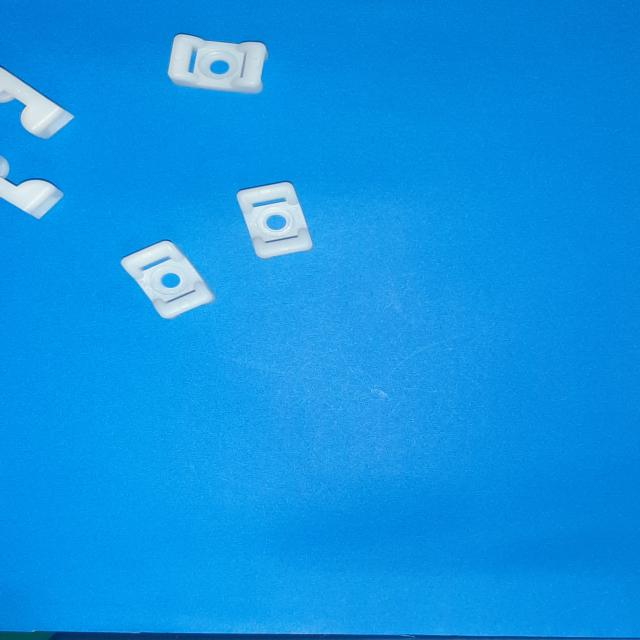
#> input picture nhandienvat-main1201/nhandienvat-main/test/dataset_specialItems/train/images/20230922_155254_jpg.rf.53417c933aae3540eb4f59ccc6e42b39.jpg, 640 x 640 px, found by its file name
$ python orientation.py
#> lines starting #> are read from the running program, lines starting #| are printed output that depends on the picture; after the words box and inside, x2 and y2 are one past the last pixel; in counts of white or black regions, pixels touching at a corner belong together
from __future__ import print_function
from __future__ import division
import cv2 as cv
import numpy as np
import argparse
from math import atan2, cos, sin, sqrt, pi
import matplotlib.pyplot as plt
import matplotlib.colors as mcolors

def drawAxis(img, p_, q_, colour, scale,degree):
 p = list(p_)
 q = list(q_)
 print("diemP: ",p)
 print("diemQ: ",q)
 text1 = f"({p[0]}, {p[1]})"

#  cv.putText(img, text1, (p[0]+30,p[1]+30), cv.FONT_HERSHEY_SIMPLEX, 1, (0, 0, 255), 1)
 angle = atan2(p[1] - q[1], p[0] - q[0]) # angle in radians
 print("angle: ",degree)
 text2 = f"{round(degree,2)} degree"
 cv.putText(img, text2, (p[0]+10,p[1]-30), cv.FONT_HERSHEY_SIMPLEX, 1, (0, 0, 255), 1)

 hypotenuse = sqrt((p[1] - q[1]) * (p[1] - q[1]) + (p[0] - q[0]) * (p[0] - q[0]))
 # Here we lengthen the arrow by a factor of scale
 q[0] = p[0] - scale * hypotenuse * cos(angle)
 q[1] = p[1] - scale * hypotenuse * sin(angle)
 cv.line(img, (int(p[0]), int(p[1])), (int(q[0]), int(q[1])), colour, 1, cv.LINE_AA)
 # create the arrow hooks
 p[0] = q[0] + 9 * cos(angle + pi / 4)
 p[1] = q[1] + 9 * sin(angle + pi / 4)
 cv.line(img, (int(p[0]), int(p[1])), (int(q[0]), int(q[1])), colour, 1, cv.LINE_AA)
 p[0] = q[0] + 9 * cos(angle - pi / 4)
 p[1] = q[1] + 9 * sin(angle - pi / 4)
 cv.line(img, (int(p[0]), int(p[1])), (int(q[0]), int(q[1])), colour, 1, cv.LINE_AA)

def getOrientation(pts, img):
 sz = len(pts)
 data_pts = np.empty((sz, 2), dtype=np.float64)
 for i in range(data_pts.shape[0]):
  data_pts[i,0] = pts[i,0,0]
  data_pts[i,1] = pts[i,0,1]
 # Perform PCA analysis
 mean = np.empty((0))
 mean, eigenvectors, eigenvalues = cv.PCACompute2(data_pts, mean)
 # Store the center of the object
 cntr = (int(mean[0,0]), int(mean[0,1]))


 cv.circle(img, cntr, 2, (255, 0, 255), 1)
 p1 = (cntr[0] + 0.02 * eigenvectors[0,0] * eigenvalues[0,0], cntr[1] + 0.02 * eigenvectors[0,1] * eigenvalues[0,0])
 p2 = (cntr[0] - 0.02 * eigenvectors[1,0] * eigenvalues[1,0], cntr[1] - 0.02 * eigenvectors[1,1] * eigenvalues[1,0])
#  cv.circle(img, (eigenvectors[0,1], eigenvectors[0,0]), 2, (0, 0, 255), 1)
 angle = atan2(eigenvectors[0,1], eigenvectors[0,0]) # orientation in radians
 degree = angle * (180 / np.pi)

 drawAxis(img, cntr, p1, (0, 255, 0), 2,degree)
 drawAxis(img, cntr, p2, (255, 255, 0), 5,degree)
 return degree

# [8 lines of commented-out code are left out]

image = cv.imread(r"E:\My_Code\NhanDienvat\detectByYolov8\dataset_specialItems\train\images\20230922_155254_jpg.rf.53417c933aae3540eb4f59ccc6e42b39.jpg")
#> image is the input picture: shape (640, 640, 3); mean B, G, R 227.5, 146.6, 15.6


# Giảm độ sáng của ảnh (có thể điều chỉnh giá trị beta để giảm hoặc tăng độ sáng)
beta = -50  # Giảm độ sáng

# Sử dụng hàm cv2.convertScaleAbs để giảm độ sáng của ảnh
src = cv.convertScaleAbs(image, alpha=1, beta=beta)
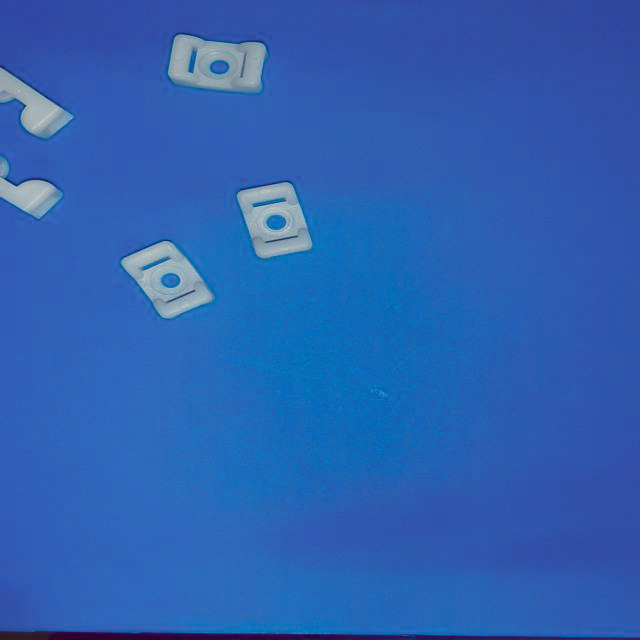
#> src: shape (640, 640, 3); mean B, G, R 177.5, 96.6, 45.2


# Check if image is loaded successfully
if src is None:
 print('Could not open or find the image: ', args.input)
 exit(0)
cv.imshow('src', src)
# Convert image to grayscale
gray_picture = cv.cvtColor(src, cv.COLOR_BGR2GRAY)
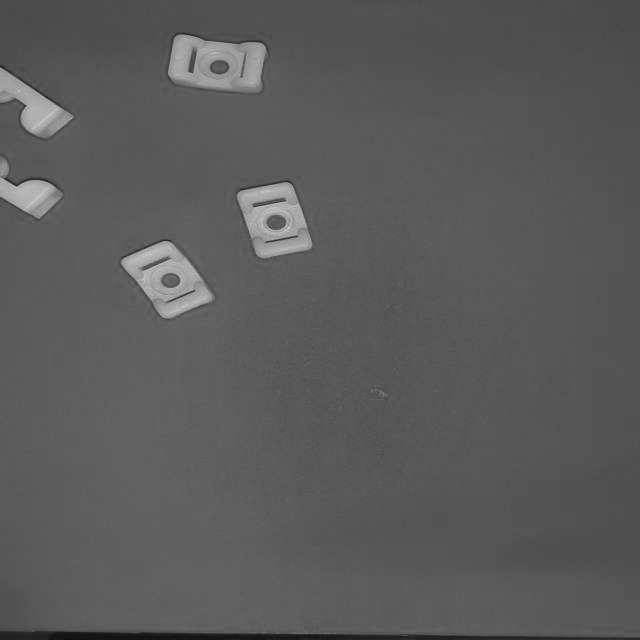
#> gray_picture: shape (640, 640); min 17, max 198, mean 90.5

gray_inverted = cv.bitwise_not(gray_picture)
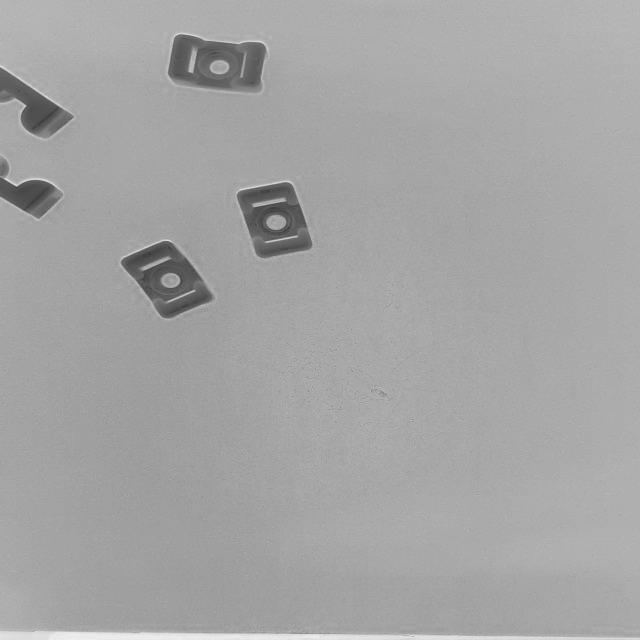
#> gray_inverted: shape (640, 640); min 57, max 238, mean 164.5
# Convert image to binary
_, bw = cv.threshold(gray_picture, 50, 255, cv.THRESH_BINARY | cv.THRESH_OTSU)
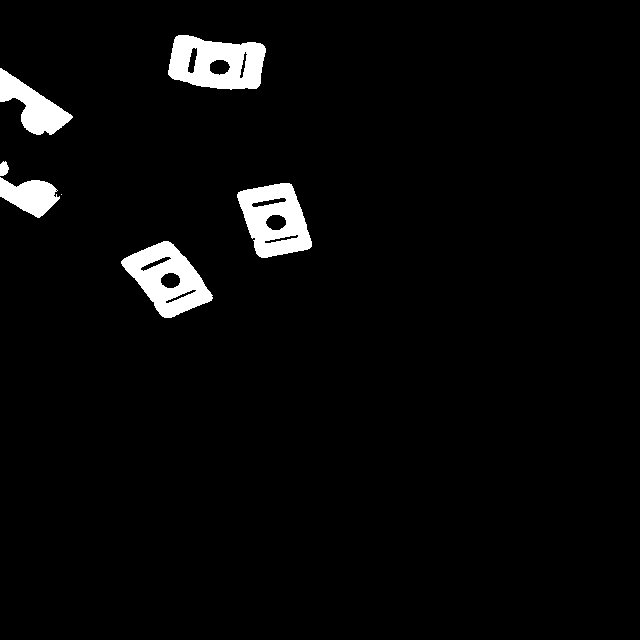
#> bw: shape (640, 640); 3.6% white; 7 white regions (1 under 20 px)
contours, _ = cv.findContours(bw, cv.RETR_LIST, cv.CHAIN_APPROX_NONE)
#> contours = 17 contours, 2 with area under 20; largest, box (x1, y1, x2, y2) and area: (168, 35, 266, 90) 4099, (121, 241, 213, 318) 3900, (237, 183, 312, 258) 3834, (0, 68, 73, 135) 2020, (0, 177, 60, 218) 1416
for i, c in enumerate(contours):
 # Calculate the area of each contour
 area = cv.contourArea(c)
 # Ignore contours that are too small or too large
 if area < 1e2*3 or 1e5 < area:
  continue
 # Draw each contour only for visualisation purposes
 cv.drawContours(src, contours, i, (0, 0, 255), 2)
 # Find the orientation of each shape
 getOrientation(c, src)
 cv.imwrite('orientation_image.jpg',src)
#> this loop made 17 passes
#> area on passes 1, 2, 3, 5, 6, 7, 12, 14, 15, 16: 101.5, 249.5, 145.5, 107, 258.5, 167, 86, 255.5, 86.5, 164
#> (area, sz in getOrientation, mean in getOrientation, eigenvectors in getOrientation, eigenvalues in getOrientation, p1 in getOrientation, degree in getOrientation) on passes 4, 10, 11, 13, 17: (3900.5, 215, [[167.3, 279.2]], [[0.785, 0.62], [-0.62, 0.785]], [916.4, 445.5], (181.4, 290.4), 38.28), (3834.5, 235, [[274, 219.8]], [[0.548, 0.836], [0.836, -0.548]], [769.3, 505.9], (281.4, 231.9), 56.74), (1416.5, 153, [[28.57, 194]], [[0.979, 0.202], [-0.202, 0.979]], [414.2, 134.4], (36.11, 194.7), 11.68), (2020, 206, [[29.04, 103.8]], [[0.772, 0.636], [-0.636, 0.772]], [718.4, 160.6], (40.09, 112.1), 39.49), (4099, 256, [[216.8, 62.41]], [[0.995, 0.0958], [-0.0958, 0.995]], [1101.6, 393.7], (237.9, 64.11), 5.5)
#> (printed output is left out)
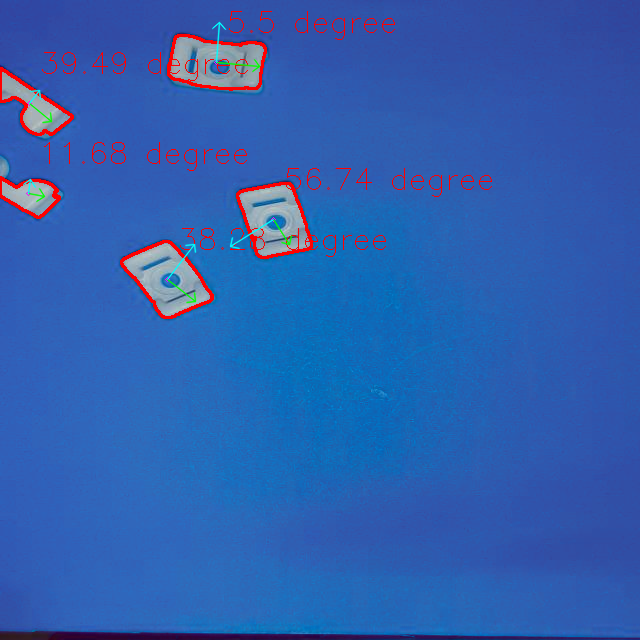
#> src: shape (640, 640, 3); 1.79% of pixels changed, all inside (x1, y1, x2, y2) = (0, 11, 492, 319)
cv.imshow('output', src)
# Assuming you have a grayscale image in the 'gray_picture' variable
# Normalize the grayscale values to be between 0 and 1

plt.imshow(bw, cmap="gray")
plt.title("Bitwise Gray")
plt.axis("off")
plt.show()

plt.imshow(gray_inverted, cmap="gray")
plt.title("gray_inverted Gray")
plt.axis("off")
plt.show()

cv.waitKey()

$ run again, with nhandienvat-main1201/nhandienvat-main/test/dataset_specialItems/train/images/20230922_154848_jpg.rf.6029095e75735d85f1bc5d292e834e12.jpg copied over nhandienvat-main1201/nhandienvat-main/test/dataset_specialItems/train/images/20230922_155254_jpg.rf.53417c933aae3540eb4f59ccc6e42b39.jpg
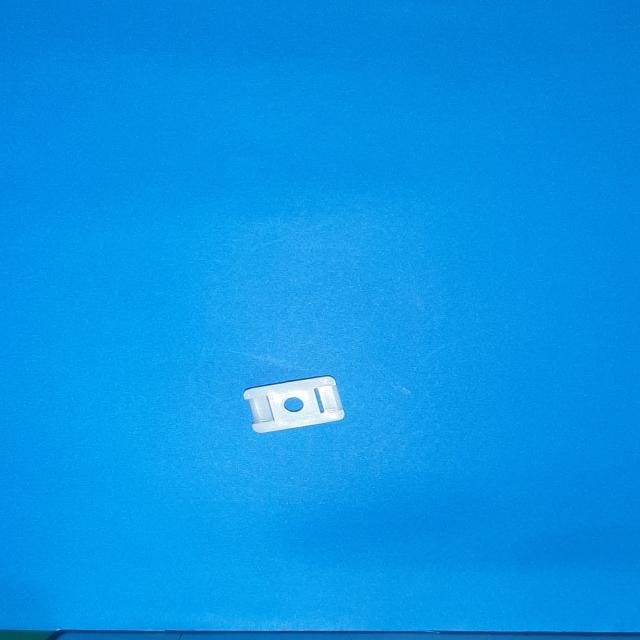
#> input picture nhandienvat-main1201/nhandienvat-main/test/dataset_specialItems/train/images/20230922_154848_jpg.rf.6029095e75735d85f1bc5d292e834e12.jpg, 640 x 640 px, found by its file name
#> image is the input picture: shape (640, 640, 3); mean B, G, R 230.6, 147.7, 8.8
#> `_, bw = cv.threshold(gray_picture, 50, 255, cv.THRESH_BINARY | cv.THRE..`:
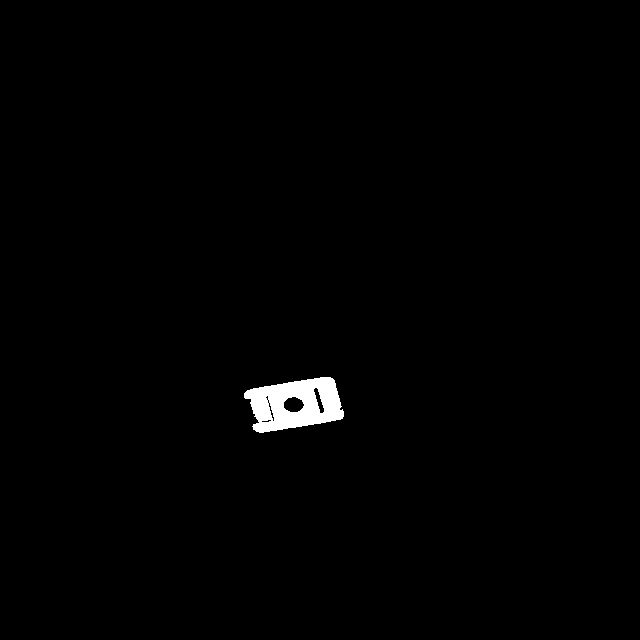
#> bw: shape (640, 640); 0.88% white; 1 white region
#> contours = 7 contours, 3 with area under 20; largest, box (x1, y1, x2, y2) and area: (244, 377, 344, 433) 3858, (283, 396, 305, 413) 252, (313, 387, 325, 414) 126, (268, 402, 275, 422) 41
#> the loop `for i, c in enumerate(contours):` made 7 passes
#> area on passes 2, 4, 6: 41, 252.5, 125.5
#> (printed output is left out)
#> after the loop `for i, c in enumerate(contours):`:
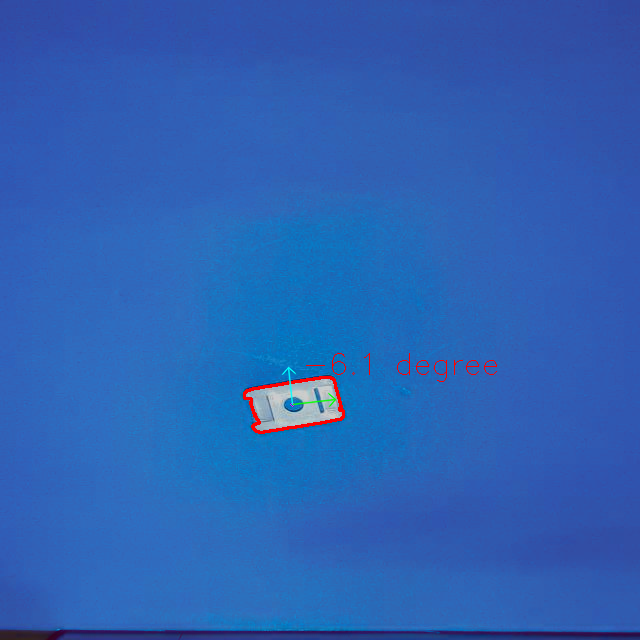
#> src: shape (640, 640, 3); mean B, G, R 180, 97.3, 44.8
